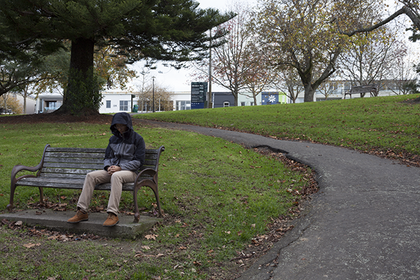
%> input picture lab7/S00L.tif, 420 x 280 px, shrunk from 600 x 400 before the run
$ octave mainnida.m   (GNU Octave 9; MATLAB toolbox functions it lacks are replaced by stand-ins)
%> lines starting %> are read from the running program, lines starting %| are printed output that depends on the picture
% Nidanur Günay  24231

Left = imread('S00L.tif');
%> Left is the input picture: size 280x420x3 uint8; mean R, G, B 96.2, 97.4, 82.8
Right = imread('S00R.tif');
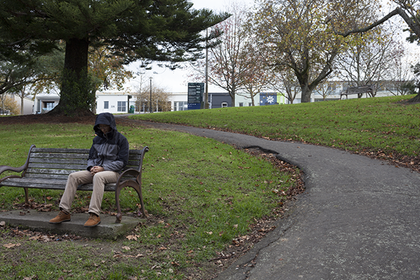
%> input picture lab7/S00R.tif, 420 x 280 px, shrunk from 600 x 400 before the run
%> Right is the input picture: size 280x420x3 uint8; mean R, G, B 99.6, 101, 86.2


[rl, cl, ch] = size(Left);
%> rl = 280; cl = 420; ch = 3
W=3;
w = 60;

Left = padarray(Left,[W+w W+w],'both');
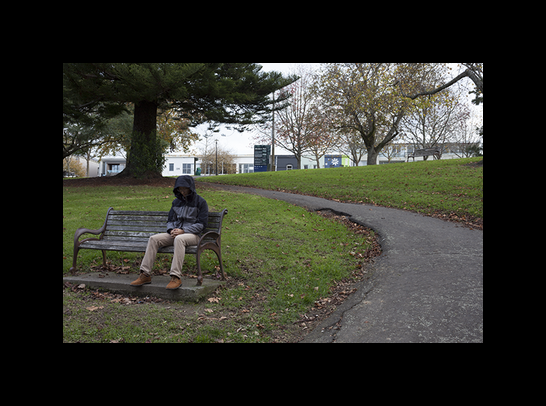
%> Left: size 406x546x3 uint8; mean R, G, B 51, 51.7, 43.9
Right = padarray(Right,[W+w W+w],'both');
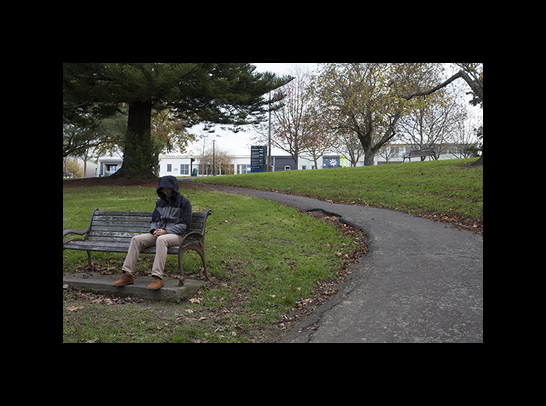
%> Right: size 406x546x3 uint8; mean R, G, B 52.8, 53.6, 45.7

if (ch==3)
        Left = rgb2gray(Left);
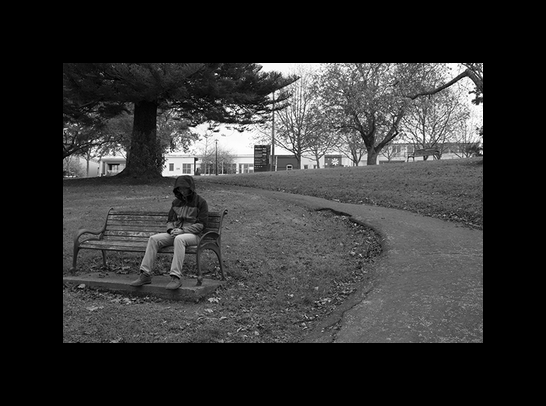
%> Left: size 406x546 uint8; min 0, max 255, mean 50.6
        Right = rgb2gray(Right);
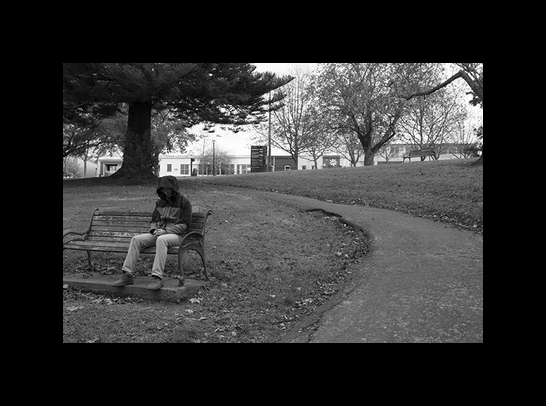
%> Right: size 406x546 uint8; min 0, max 255, mean 52.5
end

imshow(stereoAnaglyph(Left,Right));
%> (this line was passed over: stereoAnaglyph is not available in this run)

Left = double(Left);
%> Left: size 406x546 double
Right = double(Right);
%> Right: size 406x546 double

dispar = zeros(size(Left));

%> (the run ends here)
